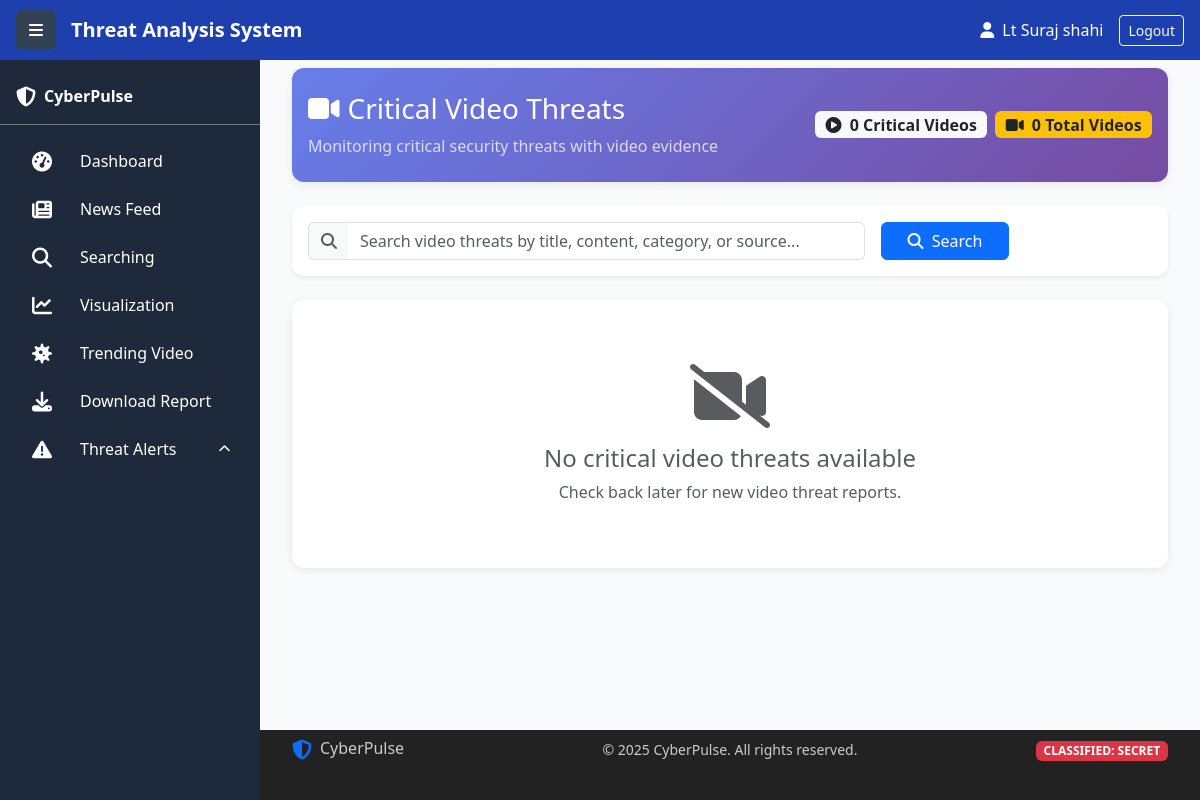
Page /trending_news/ on the earlier database version.
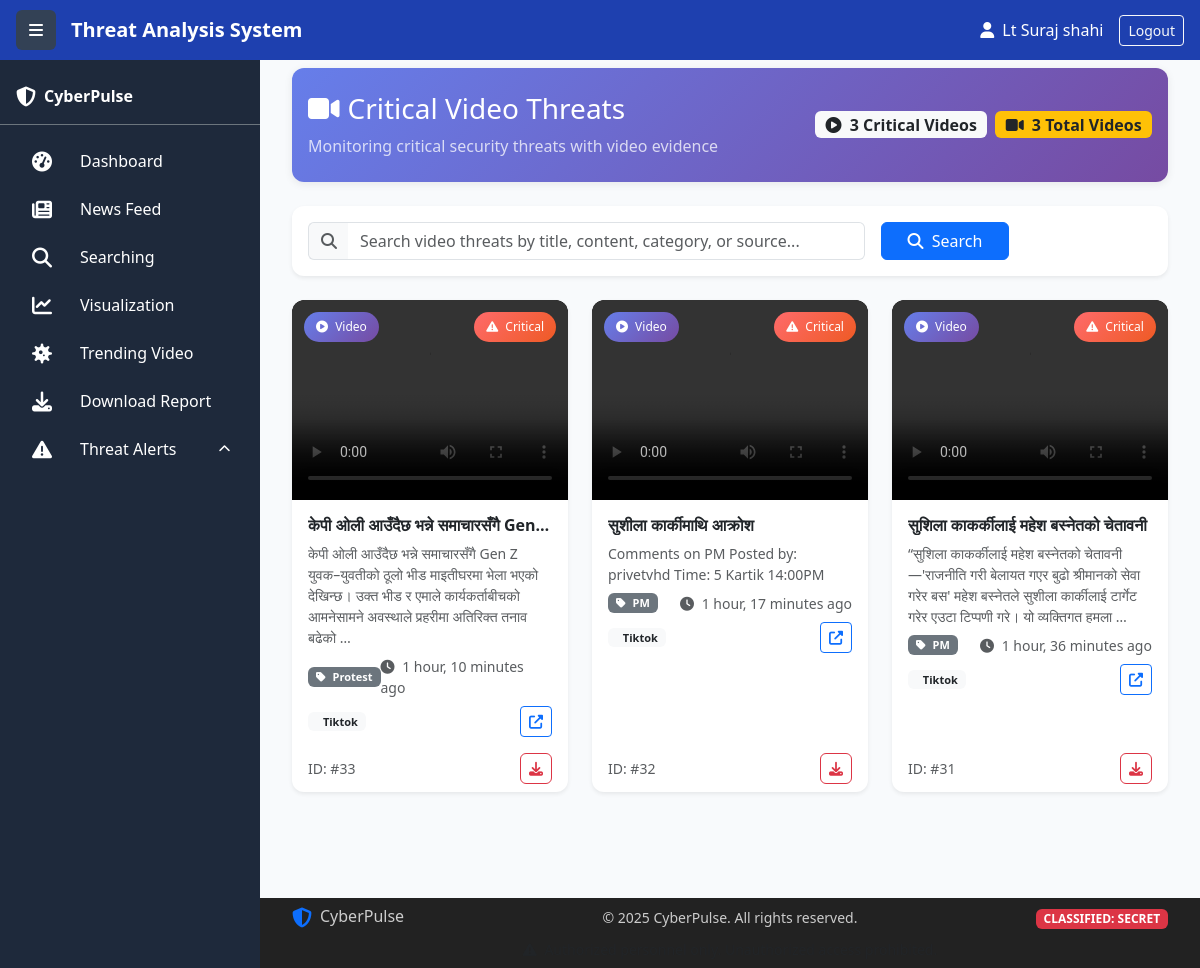
Same page on the later database version.
### collect/models.py (models this page shows, shortened)
class ThreatAlert(models.Model):
    CATEGORY_CHOICES = [
        ('Genz', 'Genz'),
        ('PM', 'PM'),
        ('People', 'People'),
        ('Protest', 'Protest'),
        ('Disinformation', 'Disinformation / Fake News'),
        ('Army', 'Army'),
        ('Police', 'Police'),
        ('APF', 'APF'),
        ('NationalCyberCrime', 'National CyberCrime'),
        ('InternationalCyberCrime', 'International CyberCrime'),
        ('ElectionManipulation', 'Election Manipulation'),
        ('SocialEngineering', 'Social Engineering'),
        ('DataLeak', 'Data Leak'),
        ('Scam', 'Financial Scam'),
        ('Impersonation', 'Impersonation'),
        ('Malware', 'Malware / Infected Links'),
        ('Other', 'Other'),
    ]
    SEVERITY_CHOICES = [
        ('low', 'Low'),
        ('medium', 'Medium'),
        ('high', 'High'),
         ('critical', 'Critical'),
    ]
    title = models.CharField(max_length=300)
    image = models.ImageField(upload_to='threat_alerts/', blank=True, null=True)
    video = models.FileField(upload_to='threat_alerts/videos/', blank=True, null=True,
                           help_text="Upload video files")
    content = models.TextField()
    category = models.CharField(
        max_length=50,
        choices=CATEGORY_CHOICES,
        default='Other'
    )
    source = models.CharField(max_length=50, default='unknown')
    url = models.URLField(unique=True)
    severity = models.CharField(
        max_length=10,
        choices=SEVERITY_CHOICES,
        default='low'
    )
    timestamp = models.DateTimeField(auto_now_add=True)

### collect/views.py (the view)
# urls.py: path('trending_news/', views.newsTrending, name='news_trending'),
def newsTrending(request):
    critical_threats_with_videos = ThreatAlert.objects.filter(
        severity='critical'
    ).exclude(
        video__isnull=True
    ).exclude(
        video=''
    ).order_by('-timestamp')
    all_threats_with_videos = ThreatAlert.objects.exclude(
        video__isnull=True
    ).exclude(
        video=''
    )
    paginator = Paginator(critical_threats_with_videos, 3)
    page_number = request.GET.get('page')
    page_obj = paginator.get_page(page_number)
    return render(request, 'newsTrending.html', {
        'threats': page_obj,
        'critical_threats': critical_threats_with_videos,
        'total_critical_with_videos': critical_threats_with_videos.count(),
        'total_all_videos': all_threats_with_videos.count(),
        'page_obj': page_obj,
    })

### templates/newsTrending.html (shortened to what the changed rows need)
{% extends "base.html" %}
{% block content %}
<div class="container-fluid">
    <div class="row mb-4">
        <div class="col-12">
            <div class="card border-0 bg-gradient-primary text-white">
                <div class="card-body py-4">
                    <div class="row align-items-center">
                        <div class="col-md-8">
                            <h1 class="h3 mb-2">
                                <i class="fas fa-video me-2"></i>Critical Video Threats
                            </h1>
                        </div>
                        <div class="col-md-4 text-md-end">
                            <div class="d-flex flex-column flex-md-row gap-2 justify-content-md-end">
                                <span class="badge bg-light text-dark fs-6">
                                    <i class="fas fa-play-circle me-1"></i>
                                    {{ total_critical_with_videos }} Critical Videos
                                </span>
                                <span class="badge bg-warning text-dark fs-6">
                                    <i class="fas fa-video me-1"></i>
                                    {{ total_all_videos }} Total Videos
                                </span>
                            </div>
                        </div>
                    </div>
                </div>
            </div>
        </div>
    </div>
    <div class="row">
        {% for threat in threats %}
        <div class="col-xl-4 col-lg-6 col-md-6 mb-4">
            <div class="card threat-video-card h-100 border-0 shadow-sm hover-shadow">
                <div class="video-thumbnail-container">
                    {% if threat.video %}
                    <video class="video-thumbnail" controls preload="metadata">
                        <source src="{{ threat.video.url }}" type="video/mp4">
                    </video>
                    <div class="video-overlay">
                        <div class="video-badge video-indicator">
                        </div>
                        <div class="video-badge severity-badge severity-{{ threat.severity }}">
                        </div>
                    </div>
                    {% endif %}
                </div>
                <div class="card-body">
                    <h6 class="card-title fw-bold text-truncate" title="{{ threat.title }}">
                        {{ threat.title }}
                    </h6>
                    <p class="card-text text-muted small mb-2 line-clamp-2">
                        {{ threat.content|truncatewords:25 }}
                    </p>
                    <div class="threat-meta">
                        <div class="d-flex justify-content-between align-items-center mb-2">
                            <span class="badge bg-secondary">
                                <i class="fas fa-tag me-1"></i>
                                {{ threat.get_category_display }}
                            </span>
                            <small class="text-muted">
                                <i class="fas fa-clock me-1"></i>
                                {{ threat.timestamp|timesince }} ago
                            </small>
                        </div>
                        <div class="d-flex justify-content-between align-items-center">
                            <span class="badge bg-light text-dark">
                                {{ threat.source }}
                            </span>
                            <a href="{{ threat.url }}" target="_blank" class="btn btn-sm btn-outline-primary">
                                <i class="fas fa-external-link-alt"></i>
                            </a>
                        </div>
                    </div>
                </div>
                <div class="card-footer bg-transparent border-top-0 pt-0">
                    <div class="d-flex justify-content-between align-items-center">
                        <small class="text-muted">
                            ID: #{{ threat.id }}
                        </small>
                        <div class="video-actions">
                            <button class="btn btn-sm btn-outline-danger"
                                    onclick="downloadVideo('{{ threat.video.url }}')"
                                    title="Download Video">
                                <i class="fas fa-download"></i>
                            </button>
                        </div>
                    </div>
                </div>
            </div>
        </div>
        {% empty %}
        <div class="col-12">
            <div class="card border-0 text-center py-5">
                <div class="card-body">
                    <i class="fas fa-video-slash fa-4x text-muted mb-3"></i>
                    <h4 class="text-muted">
                        {% if search_query %}
                        No video threats found for "{{ search_query }}"
                        {% else %}
                        No critical video threats available
                        {% endif %}
                    </h4>
                    <p class="text-muted mb-0">
                        {% if search_query %}
                        Try adjusting your search terms or clear the search filter.
                        {% else %}
                        Check back later for new video threat reports.
                        {% endif %}
                    </p>
                </div>
            </div>
        </div>
        {% endfor %}
    </div>
</div>
{% endblock %}

Differences in the rows shown:
added ThreatAlert: title "केपी ओली आउँदैछ भन्ने समाचारसँगै Gen…", content "केपी ओली आउँदैछ भन्ने समाचारसँगै Gen Z युवक–युवतीको ठूलो भीड माइतीघरमा भेला भएको देखिन्छ। उक्त भीड र एमाले कार्यकर्ताबीचको आमनेसामने अवस्थाले प्रहरीमा अतिरिक्त तनाव बढेको …", category "Protest", timestamp "1 hour, 10 minutes", source "Tiktok", id "33"
added ThreatAlert: title "सुशीला कार्कीमाथि आक्रोश", content "Comments on PM Posted by: privetvhd Time: 5 Kartik 14:00PM", category "PM", timestamp "1 hour, 17 minutes", source "Tiktok", id "32"
added ThreatAlert: title "सुशिला काकर्कीलाई महेश बस्नेतको चेतावनी", content "“सुशिला काकर्कीलाई महेश बस्नेतको चेतावनी—'राजनीति गरी बेलायत गएर बुढो श्रीमानको सेवा गरेर बस' महेश बस्नेतले सुशीला कार्कीलाई टार्गेट गरेर एउटा टिप्पणी गरे। यो व्यक्तिगत हमला …", category "PM", timestamp "1 hour, 36 minutes", source "Tiktok", id "31"
Other differences:
{{ total_critical_with_videos }}: "0" → "3"
{{ total_all_videos }}: "0" → "3"
text no longer shown: "No critical video threats available Check back later for new video threat reports."
